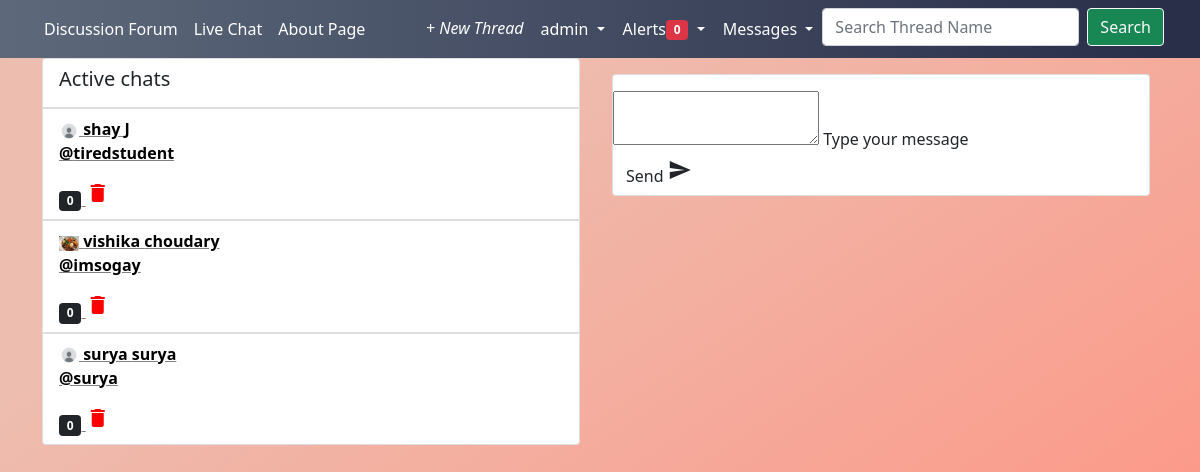
The page /direct_message/directs/9/ (signed in) on the database as committed earlier.
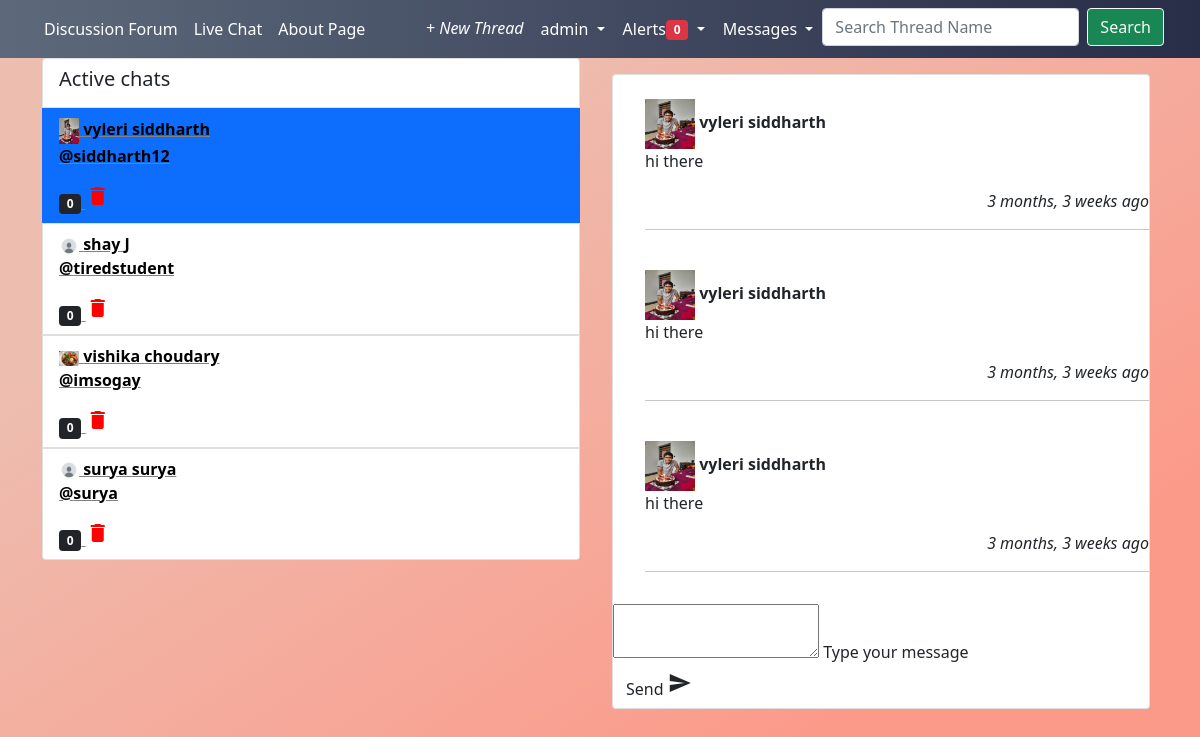
The same page on the database as committed later.
### accounts/models.py (models this page shows)
class CustomUser(AbstractUser):
    USN = models.CharField(max_length = 10)

### threads/models.py (models this page shows, shortened)
class Profile(models.Model):
    user = models.OneToOneField(
        CustomUser,
        null=True,
        on_delete=models.CASCADE,
    )
    bio = models.TextField()
    pfp = models.ImageField(null=True, blank=True, upload_to="images/profile/")

### direct_messages/models.py (models this page shows, shortened)
class Message(models.Model):
    user = models.ForeignKey(
        settings.AUTH_USER_MODEL,
        on_delete=models.CASCADE,
        related_name="message_user",
    )
    sender = models.ForeignKey(
        settings.AUTH_USER_MODEL,
        on_delete=models.CASCADE,
        related_name="from_user",
    )
    recipient = models.ForeignKey(
        settings.AUTH_USER_MODEL,
        on_delete=models.CASCADE,
        related_name="to_user",
    )
    body = models.TextField(max_length=1000, blank=True, null=True)
    date = models.DateTimeField(auto_now_add=True)
    is_read = models.BooleanField(default=False)  # not really required i think
    def get_message(user):
        messages = Message.objects.filter(user=user).values(
            "recipient").annotate(last=models.Max("date")).order_by("-last")
        users = [
            {
                "recipient": CustomUser.objects.get(pk=message["recipient"]),
                "last": message["last"],
                "unread":Message.objects.filter(user=user, recipient__pk=message["recipient"], is_read=False).count(),
            }
            for message in messages
        ]
        return users

### direct_messages/views.py (the view)
# urls.py: path("directs/<int:pk>/", Directs, name="directs"),
def Directs(request, pk):
    user = request.user
    messages = Message.get_message(user=request.user)
    directs = Message.objects.filter(
        user=user, recipient__id=pk).order_by('-date')
    directs.update(is_read=True)
    for message in messages:
        if message['recipient'].id == pk:
            message['unread'] = 0
    p = Paginator(directs, 3)
    page = request.GET.get('page')
    directs_data = p.get_page(page)
    context = {
        'directs': directs_data,
        'messages': messages,
        'active_direct': pk
    }
    return render(request, 'messages/directs.html', context)

### notis/views.py (called while the page is built)
def CountNotifications(request):
    count = None
    if request.user.is_authenticated:
        count = Notification.objects.filter(
            reciever=request.user, is_seen=False).count()
    return {"count_notifications": count}

### templates/messages/directs.html (shortened to what this page needs)
{% extends 'base.html' %}
{% load static %}
{% load crispy_forms_tags %}
{% load humanize %}
{% block content %}
<div class="col s12 m4">
<ul class="list-group">
    <li class="list-group-item">
        <h5>Active chats</h5>
    </li>
    {% for message in messages %}
    <a style="color: gray;" href="{% url 'directs' message.recipient.id  %}">
        <li class="list-group-item avatar {% if active_direct == message.recipient.id %}active {% endif %}">
        {% if message.recipient.profile.pfp %}
            <img src="{{ message.recipient.profile.pfp.url }}" width=20 class="circle responsive-img">
        {% else %}
            <img src="{% static 'threads/images/default_profile.jpg' %}" width=20 height=20 class="circle responsive-img">
        {% endif %}
            <span class="title fw-bold" style="color: black">{{ message.recipient.first_name }} {{ message.recipient.last_name }}</span>
            <p><b style="color: black">@{{ message.recipient.username }}</b></p>
            <span class="new badge bg-dark">{{ message.unread }}</span>
            <a href="#" class="secondary-content red-text"><i class="material-icons" style="color:red">delete</i></a>
        </li>
    </a>
    {% endfor %}
</div>
<div style="overflow-y: scroll;" class="col s12 m8 accordion-body">
    <div style="max-width: 600px;" class="card">
        <div class="card-content">
            <ol id="oldirects" style="list-style-type: none; display: flex; flex-direction: column-reverse;" class="collection">
            {% for direct in directs %}
                <li style="border-bottom: 0px; border-top: 10px" class="collection-item avatar">
                    {% if direct.sender.profile.pfp %}
                    <br>
                        <img src="{{ direct.sender.profile.pfp.url }}" width=50 height=50 class="circle responsive-img">
                    {% else %}
                        <img src="{% static 'threads/images/default_profile.jpg' %}" width=50 height=50 class="circle responsive-img">
                    {% endif %}
                    <span class="title"><b>{{ direct.sender.first_name }} {{ direct.sender.last_name }}</b></span>
                    <p>{{ direct.body }}</p>
                    <p class="text-end">
                        <i>{{ direct.date | naturaltime }}
                        </i>
                    </p>
                    <hr>
                </li>
            {% endfor %}
            </ol>
    <div class="card-action">
        <div class="row">
            <form id="senddirectform" method="POST" action="{% url 'send_messages' %}">
                <div class="input-field col s9">
                    <span>
                    <textarea id="text" name="body" type="text" class="validate"></textarea>
                    <label for="text">Type your message</label>
                    </span>
                  </div>
                  <div class="input-field col s9">
                  <button class="btn waves-effect waves-light" type="submit" name="action">Send
                    <i class="material-icons right">send</i>
                  </button>
                </div>
            </form>
        </div>
    </div>
{% endblock content %}

### templates/base.html (shortened to what this page needs)
{% load static %}
<!DOCTYPE html>
<html lang="en">
<head>
    <link href="https://cdn.jsdelivr.net/npm/bootstrap@5.0.2/dist/css/bootstrap.min.css" rel="stylesheet">
    <link href="{% static 'CSS/style.css' %}" type="text/css" rel="stylesheet" media="screen,projection"/>
</head>
<body>
    <div class="container-fluid">
        <div class="row">
            <nav class="navbar navbar-expand-lg navbar-dark" style="background-image: linear-gradient(to right, rgb(93, 105, 123), rgb(40, 45, 72));">
                <div class="container-fluid">
                  <div class="collapse navbar-collapse" id="navbarSupportedContent">
                    <ul class="navbar-nav me-auto mb-2 mb-lg-0">
                      <li class="nav-item">
                        <a class="nav-link" href="{% url 'home' %}">Discussion Forum</a>
                      </li>
                      <li class="nav-item">
                        <a class="nav-link" href="{% url 'livechat' %}">Live Chat</a>
                      </li>
                      <li class="nav-item">
                        <a class="nav-link" href="{% url 'about' %}">About Page</a>
                      </li>
                    </ul>
                    <ul class="navbar-nav d-flex flex-row ms-auto mb-2 mb-lg-0">
                      {% if user.is_authenticated %}
                      <li class="nav-item me-3 me-lg-0">
                        <a class="nav-link" href="{% url 'thread_new' %}" id="navbarDropdown" role="button" data-mdb-toggle="dropdown" aria-expanded="false">
                          <i class="fas fa-plus">+ New Thread</i>
                        </a>
                      </li>
                      <li class="nav-item me-3 me-lg-0 dropdown">
                        <button class="btn btn dropdown-toggle nav-link" href="#" role="button" data-bs-toggle="dropdown" aria-expanded="false" style="background: var(--bg-color);">
                          {{ user.username }}
                        </button>
                      </li>
                      {%else%}
                      <li class="nav-item"><a class="nav-link" href="{% url 'login' %}" class="btn btn me-2" style="background: var(--bg-color); ">Log In</a></li>
                      <li class="nav-item"><a class="nav-link" href="{% url 'signup' %}" class="btn btn" style="background: var(--bg-color); ">Sign Up</a></li>
                    {%endif%}
                    <li class="nav-item me-3 me-lg-0 dropdown">
                      <button class="btn dropdown-toggle nav-link" href="#" role="button" data-bs-toggle="dropdown" aria-expanded="false" style="background: var(--bg-color); ">
                        Alerts<span class="new badge bg-danger">{{ count_notifications }}</span>
                      </button>
                    </li>
                    <li class="nav-item me-3 me-lg-0 dropdown">
                      <button class="btn dropdown-toggle nav-link" href="#" role="button" data-bs-toggle="dropdown" aria-expanded="false" style="background: var(--bg-color);">
                        Messages
                      </button>
                    </li>
                    <li class="nav-item me-3 me-lg-0">
                      <form class="d-flex" method="post" action="{% url 'search_result' %}">
                      <input class="form-control me-2"type="search" placeholder="Search Thread Name" aria-label="Search" name="searched">
                      <button class="btn btn-outline-light btn-success " type="submit">
                      Search
                    </button>
                  </li>
                    </ul>
                  </div>
                </div>
              </nav>
        </div>
        <main>
          <div class="container">
            <div class="row">
              {% block content %}
              {% endblock content %}
            </div>
          </div>
        </main>
      </div>
</body>
</html>

### static/CSS/style.css (style rules this page uses)
body { background: linear-gradient(to left top, rgb(252, 154, 138) 20%, rgb(237, 189, 175) 75% ), linear-gradient(rgba(0, 0, 0, 1), rgba(0, 0, 0, 1)); background-repeat: no-repeat; background-attachment: fixed; overflow: auto; }

Rows that differ between the two databases and show on the page:
added CustomUser: recipient.profile.pfp (picture), recipient.first_name "vyleri", recipient.last_name "siddharth", recipient.username "siddharth12", unread "0"
added Message: sender.profile.pfp (picture), sender.first_name "vyleri", sender.last_name "siddharth", body "hi there", date "3 months, 3 weeks ago"
added Message: sender.profile.pfp (picture), sender.first_name "vyleri", sender.last_name "siddharth", body "hi there", date "3 months, 3 weeks ago"
added Message: sender.profile.pfp (picture), sender.first_name "vyleri", sender.last_name "siddharth", body "hi there", date "3 months, 3 weeks ago"
